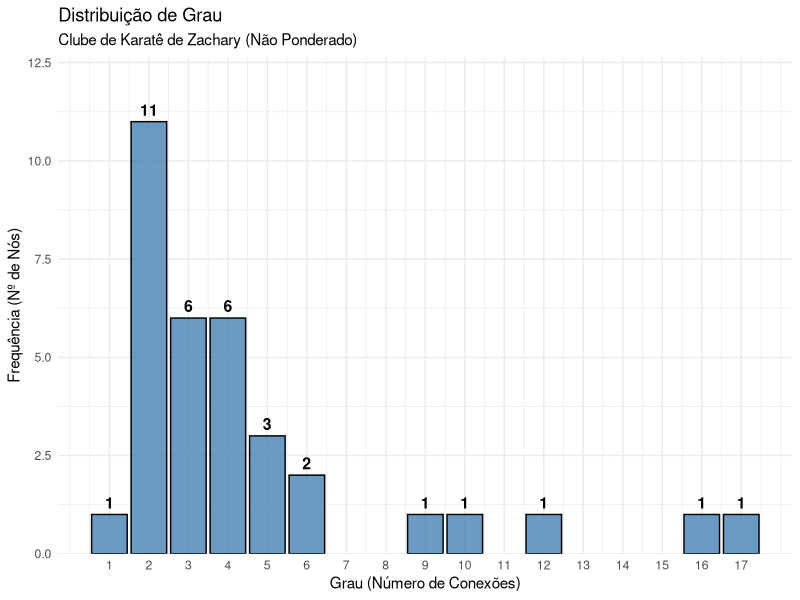
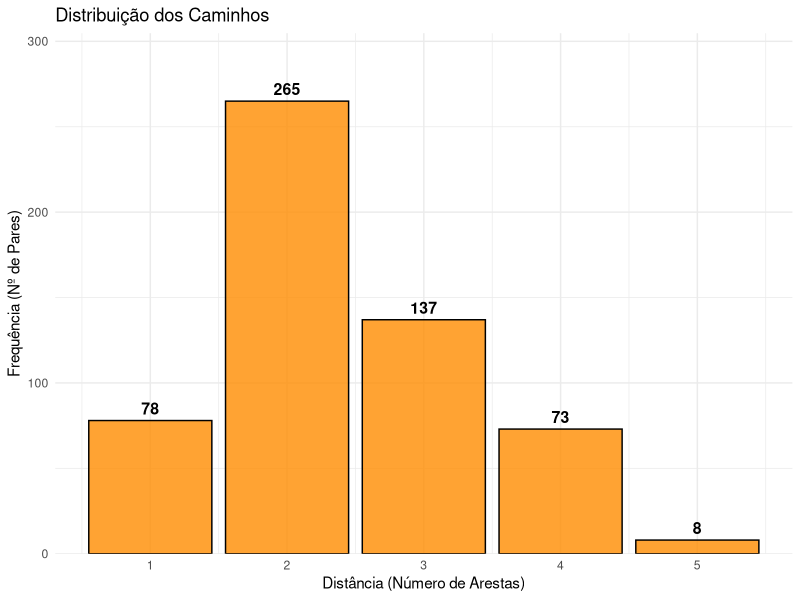
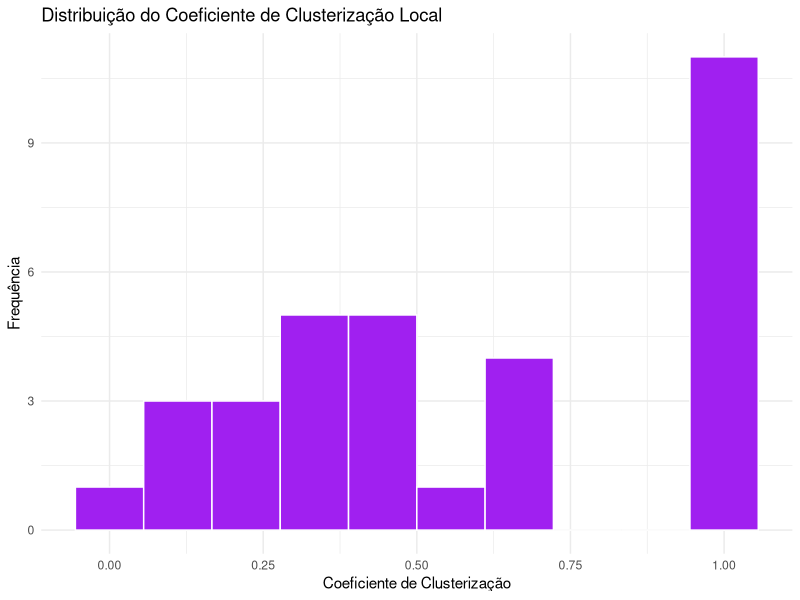

Here is the R script that generated these plots, in order:
# 1. Carregando as bibliotecas exigidas
library(igraph)
library(ggplot2)

# 2. Carregando a rede do Clube de Karatê de Zachary (sem pesos)
g <- make_graph("Zachary")

# ==========================================
# CÁLCULOS E PREPARAÇÃO DOS DADOS
# ==========================================

# A. Grau
graus <- degree(g)
df_graus <- data.frame(Grau = graus)

# B. Caminho Mínimo
matriz_distancias <- distances(g)
caminhos_unicos <- matriz_distancias[upper.tri(matriz_distancias)]
df_caminhos <- data.frame(Caminho = caminhos_unicos)

# ==========================================
# GERAÇÃO DOS GRÁFICOS COM RÓTULOS (LABELS)
# ==========================================

# Gráfico da Distribuição de Grau
grafico_grau <- ggplot(df_graus, aes(x = Grau)) +
  geom_bar(fill = "steelblue", color = "black", alpha = 0.8) +
  # Adicionando o texto com a contagem exata no topo de cada coluna
  geom_text(stat = "count", aes(label = after_stat(count)), vjust = -0.5, size = 4, fontface = "bold") +
  labs(title = "Distribuição de Grau",
       subtitle = "Clube de Karatê de Zachary (Não Ponderado)",
       x = "Grau (Número de Conexões)",
       y = "Frequência (Nº de Nós)") +
  scale_x_continuous(breaks = min(df_graus$Grau):max(df_graus$Grau)) +
  # Dando um "respiro" de 15% no topo do eixo Y para o número não cortar
  scale_y_continuous(expand = expansion(mult = c(0, 0.15))) + 
  theme_minimal()

# Gráfico da Distribuição dos Caminhos Mínimos
grafico_caminho <- ggplot(df_caminhos, aes(x = Caminho)) +
  geom_bar(fill = "darkorange", color = "black", alpha = 0.8) +
  # Adicionando o texto com a contagem exata no topo de cada coluna
  geom_text(stat = "count", aes(label = after_stat(count)), vjust = -0.5, size = 4, fontface = "bold") +
  labs(title = "Distribuição dos Caminhos",
       x = "Distância (Número de Arestas)",
       y = "Frequência (Nº de Pares)") +
  scale_x_continuous(breaks = min(df_caminhos$Caminho):max(df_caminhos$Caminho)) +
  # Dando um "respiro" de 15% no topo do eixo Y para o número não cortar
  scale_y_continuous(expand = expansion(mult = c(0, 0.15))) +
  theme_minimal()

# ==========================================
# EXIBIÇÃO
# ==========================================
print(grafico_grau)
print(grafico_caminho)

# c
trans_global <- transitivity(g, type = "global")
trans_local  <- transitivity(g, type = "local")

cat("\n-- Coeficiente de Clusterização --\n")
cat("Transitividade Global:        ", round(trans_global, 4), "\n")
cat("Transitividade Local (média): ", round(mean(trans_local, na.rm = TRUE), 4), "\n")

df_trans <- data.frame(no = 1:vcount(g), local = trans_local)

p3 <- ggplot(df_trans, aes(x = local)) +
  geom_histogram(bins = 10, fill = "purple", color = "white") +
  labs(title = "Distribuição do Coeficiente de Clusterização Local",
       x = "Coeficiente de Clusterização", y = "Frequência") +
  theme_minimal()
print(p3)

cat("\n")
